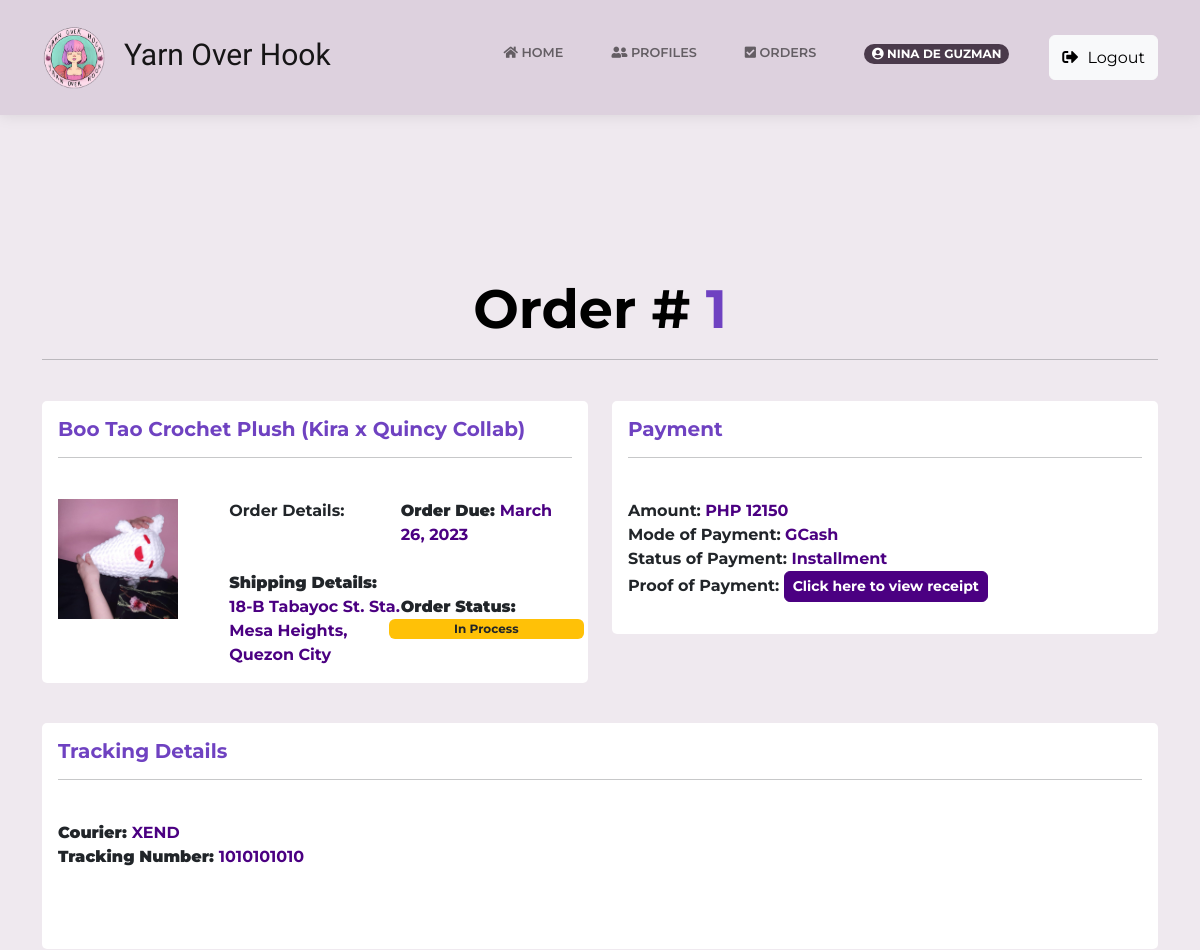
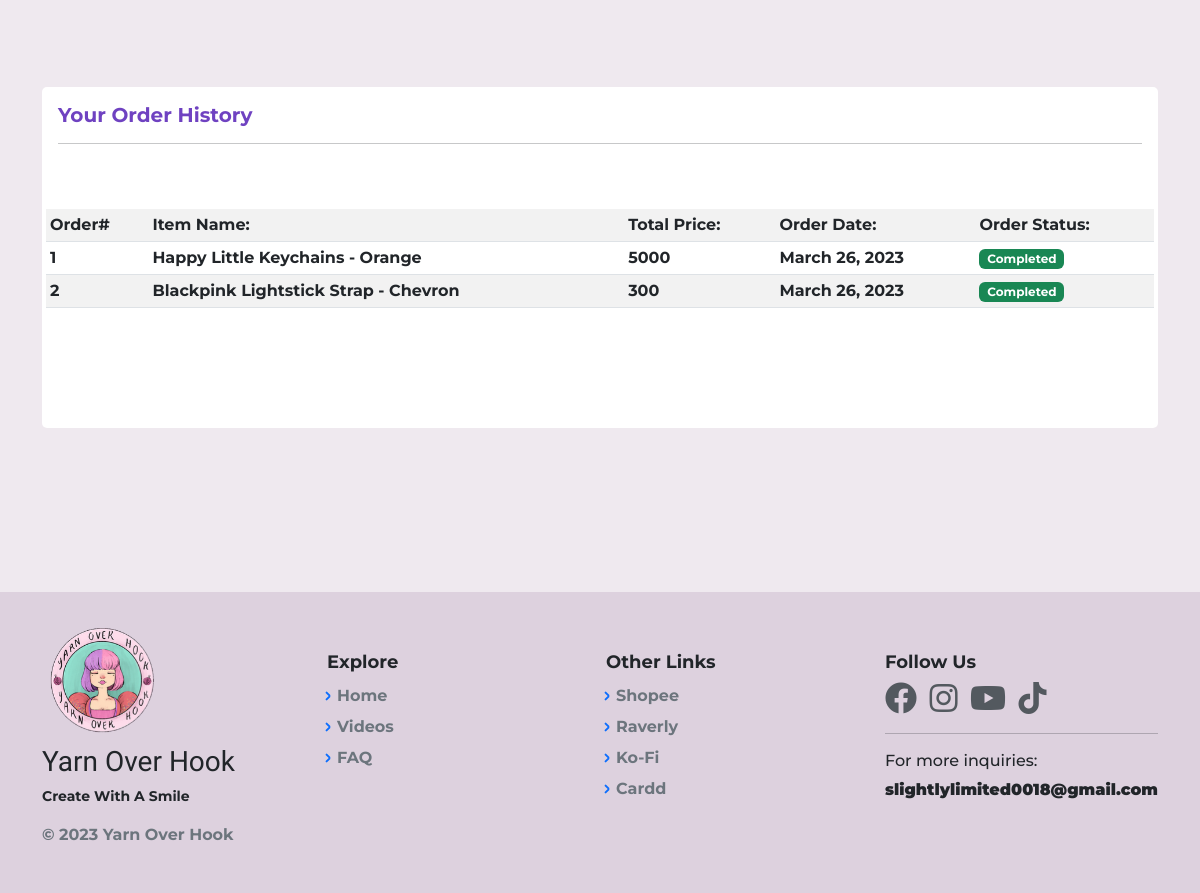
Page /OrderPageCust.php (signed in) on the committed database (2 pictures, top to bottom).
### tables this page shows
CREATE TABLE `orders_db` (
  `OrderID` bigint(20) NOT NULL,
  `ItemID` bigint(20) NOT NULL,
  `c_id` bigint(12) NOT NULL,
  `cust_status` int(11) NOT NULL DEFAULT 1,
  `OrderQty` int(11) NOT NULL,
  `OrderType` varchar(255) NOT NULL,
  `TypeID` int(11) NOT NULL,
  `OrderDate` timestamp NOT NULL DEFAULT current_timestamp() ON UPDATE current_timestamp(),
  `OrderTotal` int(12) NOT NULL,
  `proof_img` varchar(255) NOT NULL,
  `p_mode` varchar(255) NOT NULL,
  `tracking_no` varchar(255) NOT NULL,
  `courier_id` varchar(255) NOT NULL,
  `pay_status` varchar(255) NOT NULL
);

CREATE TABLE `inventory_db` (
  `id` bigint(20) NOT NULL,
  `ItemID` bigint(20) NOT NULL,
  `ItemName` varchar(100) NOT NULL,
  `ItemImg` varchar(255) NOT NULL,
  `ItemDesc` text NOT NULL,
  `ItemType` varchar(255) NOT NULL,
  `TypeID` int(11) NOT NULL,
  `ItemPrice` int(12) NOT NULL,
  `ItemQty` int(12) NOT NULL,
  `created_at` timestamp NOT NULL DEFAULT current_timestamp() ON UPDATE current_timestamp()
);

CREATE TABLE `cust_profile` (
  `id` bigint(20) NOT NULL,
  `c_id` bigint(12) NOT NULL,
  `c_name` varchar(60) NOT NULL,
  `c_label` varchar(255) NOT NULL,
  `region` varchar(60) NOT NULL,
  `city` varchar(60) NOT NULL,
  `street` varchar(60) NOT NULL,
  `barangay` varchar(60) NOT NULL,
  `phone_no` varchar(20) NOT NULL,
  `zip_code` int(12) NOT NULL,
  `unit_no` int(11) NOT NULL,
  `date` timestamp NOT NULL DEFAULT current_timestamp() ON UPDATE current_timestamp(),
  `address` varchar(150) NOT NULL,
  `login_id` bigint(12) NOT NULL,
  `unique_id` int(5) NOT NULL DEFAULT 1,
  `cust_status` int(1) NOT NULL DEFAULT 0
);

### OrderPageCust.php (the view, shortened to what this page needs)
<?php
    include("includes/dbh.inc.php");
    if(isset($_SESSION['login_id'])) {
		$id = mysqli_real_escape_string($con, $_SESSION['login_id']);
		$item = "SELECT * FROM orders_db INNER JOIN cust_profile
        ON orders_db.c_id = cust_profile.c_id INNER JOIN inventory_db
        ON orders_db.ItemID = inventory_db.ItemID  WHERE cust_profile.cust_status = '1' AND orders_db.c_id = $id AND orders_db.TypeID = '1'";
		$result_process = mysqli_query($con, $item);
		$orders = mysqli_fetch_all($result_process, MYSQLI_ASSOC);
        $item_history = "SELECT * FROM orders_db INNER JOIN cust_profile
        ON orders_db.c_id = cust_profile.c_id INNER JOIN inventory_db
        ON orders_db.ItemID = inventory_db.ItemID  WHERE cust_profile.cust_status = '1' AND orders_db.c_id = $id AND orders_db.TypeID = '2'";
		$result_past = mysqli_query($con, $item_history);
		$orders_past = mysqli_fetch_all($result_past, MYSQLI_ASSOC);
	}
    require 'layouts/Header.php';
?>
<body class="d-flex flex-column min-vh-100">
<?php require 'layouts/nav.php';?>
    <main class="page payment-page;">
        <section class="clean-block payment-form dark" style="background-color:#efe9ef;"><br><br>
        <?php if (!empty($orders)) { ?>
        <?php foreach($orders as $order): ?>
            <div class="container" style="color: var(--bs-btn-hover-border-color);">
                <div class="block-heading">
                    <h2 style="margin-bottom: 17.2px;font-size: 54px;text-align: center;margin-top:64px; color:black;font-weight:bold;"> Order # <span style="color: rgb(111, 66, 193);"><?php echo $order['OrderID']; ?> </h2><hr>
                </div>
            </div>
			<div class="container">
        <div class="row">
            <div class="col-lg-6 mb-4">
                <div class="card">
                    <div class="card-body">
                        <h5 class="card-title" style="font-weight:bold;color: rgb(111, 66, 193);"><?php echo $order['ItemName']; ?></h5><hr> <br>
						<div class="image">
		<div class="column">
		<img src="<?php echo $order['ItemImg']; ?>" height="120px" width="120px"></div>
      </div>
      <div class="text">
		  <div class="column">
		<b> Order Details:  </b> <br>
		 <br> <br>
		 <div class="row" style="font-weight:bold;"><b> Shipping Details: <span style="font-weight:bold;color:indigo;"><?php echo $order['address']; ?></b></div> </div>
		<div class="column" style="font-weight:bold;"><b>Order Due: <span style="font-weight:bold;color:indigo;"><?php echo date("F d, Y", strtotime($order['OrderDate'])); ?> </b>  <br>
		<br>
		<br>
		<div class="row"> <b>Order Status: </b> <span class="badge bg-warning text-dark"> <?php echo $order['OrderType']; ?> </span>
		</select> </div> </div>
      </div>
		</div>
        </div>
        </div>
            <div class="col-lg-6 mb-4">
                <div class="card">
                    <div class="card-body">
                        <h5 ><a href="AddPaymentCust.php?id=<?php echo $order['OrderID']; ?>" style="font-weight:bold; text-decoration:none;color: rgb(111, 66, 193);">Payment</h5></a><hr>
                        <p class="card-text">
                            <br> <b style="font-weight:bold;">Amount:  <span style="font-weight:bold;color:indigo;"> PHP <?php echo $order['OrderTotal']; ?> </b>
							<br> <b style="font-weight:bold;">Mode of Payment:
                            <?php if (!empty($order['p_mode'])) { ?>
                                <span style="font-weight:bold;color:indigo; text-transform:capitalize;"> <?php echo $order['p_mode']; ?></span> </b>
                            <?php } else {  ?>
                                <span style="font-weight:bold;color:indigo;">No mode of payment chosen yet.</span> </b>
                            <?php } ?>
							<br> <b style="font-weight:bold;">Status of Payment:
                            <?php if (!empty($order['pay_status'])) { ?>
                                <span style="font-weight:bold;color:indigo; text-transform:capitalize;"><?php echo $order['pay_status']; ?></span> </b>
                            <?php } else {  ?>
                                <span style="font-weight:bold;color:indigo;">No payment status chosen yet.</span> </b>
                            <?php } ?>
							<br> <b style="font-weight:bold;">
                            Proof of Payment:
                            <?php if (!empty($order['proof_img'])) { ?>
                                <a class="btn btn-primary btn-sm rounded" href="<?php echo $order['proof_img']; ?>" style="font-weight:bold;background:indigo;border-color:indigo;"> Click here to view receipt </a>
                            <?php } else { ?>
                                <a class="btn btn-primary btn-sm rounded no-receipt" style="font-weight:bold;background:indigo;border-color:indigo;"> Click here to view receipt </a>
                            <?php }?>
                        </p>
                    </div>
                </div>
            </div>
        </div>
    </div>
	<div class="container">
        <div class="row">
            <div class="col-md-12 mb-4">
                <div class="card">
                    <div class="card-body">
                        <h5 class="card-title" style="font-weight:bold;color: rgb(111, 66, 193);">Tracking Details</h5><hr>
                        <p class="card-text">
                            <br> <b>Courier: </b>
                            <?php if (!empty($order['courier_id'])) { ?>
                            <span style="font-weight:bold;color:indigo;"><?php echo $order['courier_id']; ?> </span>
                            <?php } else { ?>
                            <span style="font-weight:bold;color:indigo;">No courier selected yet. </span>
                            <?php } ?>
                            <br> <b>Tracking Number: </b>
                            <?php if (!empty($order['tracking_no'])) { ?>
							<span style="font-weight:bold;color:indigo;"><?php echo $order['tracking_no']; ?> </span>
                            <?php } else { ?>
                            <span style="font-weight:bold;color:indigo;">No tracking number added yet. </span>
                            <?php } ?>
							<br> <br>
                        </p>
						<br>
                    </div>
                </div>
                <?php endforeach; ?>
            </div>
            <?php } else { ?>
                <div class="container my-5">
                    <h2 class="card-text"> You have no orders in process. Please place an order. </h2>
                </div>
        <?php } ?>
        <div class="container my-5">
            <div class="col-md-12">
                <div class="card">
                    <div class="card-body">
                        <h5 class="card-title" style="font-weight:bold;color: rgb(111, 66, 193);">Your Order History</h5><hr>
                        <?php if (!empty($orders_past)) { ?>
                            <p class="card-text">
                                <div class="row">
                                    <table class="table table-striped table-hover table-sm mt-5">
                                    <tr>
                                        <th> Order# </th>
                                        <th> Item Name: </th>
                                        <th> Total Price: </th>
                                        <th> Order Date: </th>
                                        <th> Order Status: </th>
                                    </tr>
                                <?php $loop=1; foreach($orders_past as $history): ?>
                                    <tr><td>  <?php echo $loop; ?> </td>
                                    <td>  <?php echo $history['ItemName']; ?> </td>
                                    <td> <?php echo $history['OrderTotal']; ?> </td>
                                    <td> <?php echo date("F d, Y", strtotime($history['OrderDate'])); ?> </td>
                                    <td> <span class="badge bg-success"><?php echo $history['OrderType']; ?> </span> </td></tr>
                                <?php $loop++; endforeach; ?>
                                </table>
                                </div>
                            <br> <br>
                            </p>
                        <?php } else { ?>
                            <p class="card-text"> No completed order history available for your account. </p>
                        <?php } ?>
						<br>
                    </div>
                </div>
            </div>
                </div>
            </div>
        </div>
        </section>
    </main>
<?php require 'layouts/Footer.php';?>

### assets/css/main.css (style rules this page uses)
body { background-color: #efe9ef !important; padding-top: 85px; }
.card { margin-bottom: 20px; }
.container { animation: transitionInContainer 0.50s; }

### assets/css/Profile-Edit-Form-styles.css (style rules this page uses)
hr { height: 2px; }

### assets/css/Profile-Edit-Form.css (style rules this page uses)
hr { height: 2px; }

### assets/css/ProfileEdit1.css (style rules this page uses)
hr { height: 2px; }

### assets/css/ProfileEdit2.css (style rules this page uses)
hr { height: 2px; }

### assets/css/ProfileDesignAdmin.css (style rules this page uses)
.card { background: #ffffff; -moz-border-radius: 5px; border-radius: 5px; border: 0; margin-bottom: 1rem; }

### OrderPageCust.php (style rules this page uses)
.column { float: left; width: 33.33%; }
.row:after { content: ""; display: table; clear: both; }

### rows in the picture
orders_db: OrderID "1", inventory_db.ItemName "Boo Tao Crochet Plush (Kira x Quincy Collab)", inventory_db.ItemImg (picture), cust_profile.address "18-B Tabayoc St. Sta. Mesa Heights, Quezon City", OrderDate "March 26, 2023", OrderType "In Process", OrderTotal "12150", p_mode "GCash", pay_status "Installment", courier "XEND", tracking_no "1010101010"
orders_db: inventory_db.ItemName "Happy Little Keychains - Orange", OrderTotal "5000", OrderDate "March 26, 2023", OrderType "Completed"
orders_db: inventory_db.ItemName "Blackpink Lightstick Strap - Chevron", OrderTotal "300", OrderDate "March 26, 2023", OrderType "Completed"

### other values in the picture
$_SESSION['cust_name'] "NINA DE GUZMAN"
